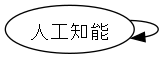

This chart was generated by the following Python code:
import knock41
from knock41 import sentences #句のリスト

import graphviz
from graphviz import Digraph

def plot1(sentence):
 g = Digraph(format='png', filename='knock44')
 g.attr('node', fontname="MS Gothic")
 for chunk in sentence:
  a = ''.join([morph.surface for morph in chunk.morphs if morph.pos != '記号']) #係り元の文節
  b = ''.join([morph.surface for morph in sentence[int(chunk.dst)].morphs if morph.pos != '記号'])  #係り先の文節
  g.edge(a,b)
 g.view()

plot1(sentences[1].chunks)
